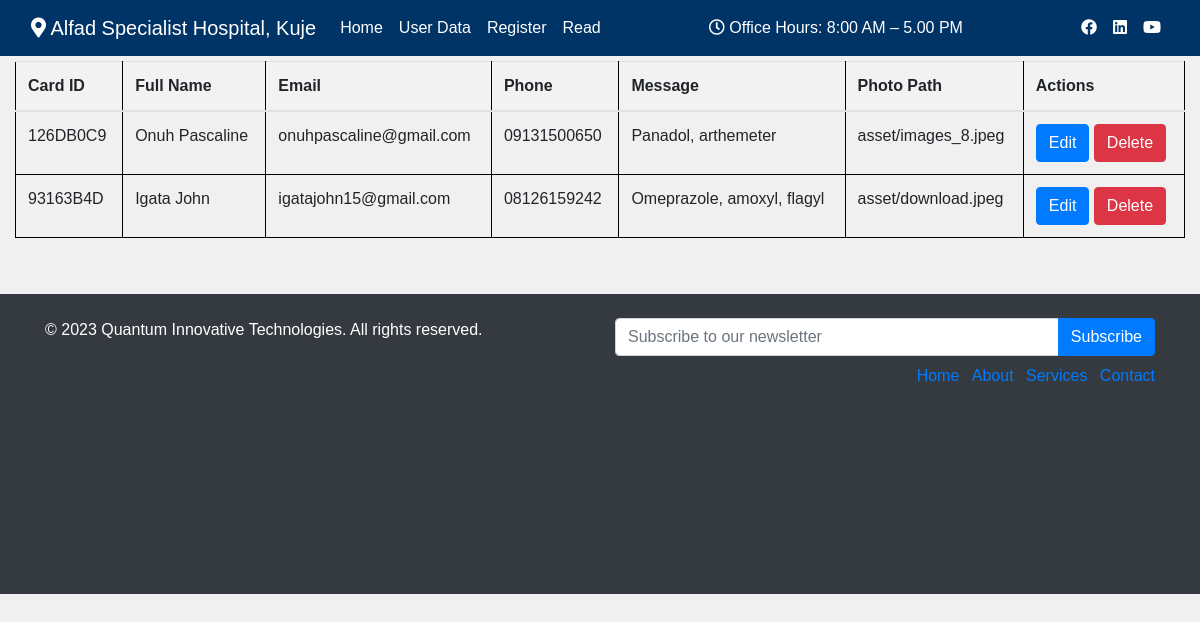
Page /data on the committed database.
### app.py (models this page shows, shortened)
class CardEntry(db.Model):
    id = db.Column(db.Integer, primary_key=True)
    card_id = db.Column(db.String(50), nullable=False)
    full_name = db.Column(db.String(100), nullable=False)
    email = db.Column(db.String(100), nullable=False)
    phone = db.Column(db.String(20), nullable=False)
    message = db.Column(db.Text, nullable=True)
    photo_path = db.Column(db.String(100), nullable=True)
    timestamp = db.Column(db.DateTime, default=datetime.utcnow, nullable=True)

### app.py (the view)
@app.route('/data')
def data():
    all_card_entries=CardEntry.query.order_by(desc(CardEntry.timestamp)).all()
    return render_template('data.html',card_entries=all_card_entries)

### templates/data.html (shortened to what this page needs)
{% extends 'base.html' %}
{% block content %}
<div class='container-fluid'>
    <div class="table-responsive">
        <table class="table">
            <thead>
                <tr>
                    <th>Card ID</th>
                    <th>Full Name</th>
                    <th>Email</th>
                    <th>Phone</th>
                    <th>Message</th>
                    <th>Photo Path</th>
                    <th>Actions</th>
                </tr>
            </thead>
            <tbody>
                {% for card_entry in card_entries %}
                <tr>
                    <td>{{ card_entry.card_id }}</td>
                    <td>{{ card_entry.full_name }}</td>
                    <td>{{ card_entry.email }}</td>
                    <td>{{ card_entry.phone }}</td>
                    <td>{{ card_entry.message }}</td>
                    <td>{{ card_entry.photo_path }}</td>
                    <td>
                        <a href="{{ url_for('edit', entry_id=card_entry.id) }}" class="btn btn-primary">Edit</a>
                        <button type="button" onclick="deleteEntry({{ card_entry.id }})" class="btn btn-danger">Delete</button>
                    </td>
                </tr>
                {% endfor %}
            </tbody>
        </table>
    </div>
</div>
{% endblock content %}

### templates/base.html (shortened to what this page needs)
<!DOCTYPE html>
<html>
<head>
  <link rel="stylesheet" href="https://stackpath.bootstrapcdn.com/bootstrap/4.3.1/css/bootstrap.min.css">
  <link rel="stylesheet" href="https://cdnjs.cloudflare.com/ajax/libs/font-awesome/5.15.3/css/all.min.css">
  <link rel="stylesheet" href="{{ url_for('static', filename='css/main.css') }}">
</head>
<body>
  <header>
    <nav class="navbar navbar-expand-lg navbar-dark navbar-custom one">
      <div class="container-fluid">
          <a class="navbar-brand" href="#">
              <i class="fas fa-map-marker-alt"></i> Alfad Specialist Hospital, Kuje
          </a>
          <div class="collapse navbar-collapse" id="navbarNav">
              <ul class="navbar-nav mr-auto">
                  <li class="nav-item">
                      <a class="nav-link" href="{{url_for('home')}}">Home</a>
                  </li>
                  <li class="nav-item">
                      <a class="nav-link" href="{{url_for('data')}}">User Data</a>
                  </li>
                  <li class="nav-item">
                      <a class="nav-link" href="{{url_for('register')}}">Register</a>
                  </li>
                  <li class="nav-item">
                      <a class="nav-link" href="{{url_for('read')}}">Read</a>
                  </li>
              </ul>
              <span class="navbar-text">
                  <i class="far fa-clock"></i> Office Hours: 8:00 AM – 5.00 PM
              </span>
              <div class="navbar-nav ml-auto">
                <div class="d-flex flex-row">
                    <a class="nav-link" href="#"><i class="fab fa-facebook"></i></a>
                    <a class="nav-link" href="#"><i class="fab fa-linkedin"></i></a>
                    <a class="nav-link" href="#"><i class="fab fa-youtube"></i></a>
                </div>
            </div>
          </div>
      </div>
  </nav>
</header>
{% block content %}
{% endblock content %}
<footer class="bg-dark text-white py-4 cont">
  <div class="container">
      <div class="row">
          <div class="col-lg-6">
              <p>&copy; 2023 Quantum Innovative Technologies. All rights reserved.</p>
          </div>
          <div class="col-lg-6">
              <form action="mailto:igatajohn15@gmail.com" method="POST" enctype="text/plain">
                  <div class="input-group">
                      <input type="email" class="form-control" name="email" placeholder="Subscribe to our newsletter">
                      <div class="input-group-append">
                          <button class="btn btn-primary" type="submit">Subscribe</button>
                      </div>
                  </div>
              </form>
              <ul class="list-inline text-lg-right mt-2">
                  <li class="list-inline-item"><a href="#">Home</a></li>
                  <li class="list-inline-item"><a href="#">About</a></li>
                  <li class="list-inline-item"><a href="#">Services</a></li>
                  <li class="list-inline-item"><a href="#">Contact</a></li>
              </ul>
          </div>
      </div>
  </div>
</footer>
</body>
</html>

### static/css/main.css (style rules this page uses)
html, body { max-width: 100%; overflow-x: hidden; margin: 0; padding: 0; flex-direction: column; font-family: Arial, sans-serif; background-color: #f0f0f0; }
.navbar-custom { background-color: #003366; }
.navbar-custom .navbar-nav .nav-link { color: #ffffff; }
.navbar-custom .navbar-text { color: #ffffff; margin-right: 10px; }
table { width: 100%; border-collapse: collapse; }
th, td { border: 1px solid black; padding: 8px; text-align: left; }
th { background-color: #f2f2f2; }
.cont { margin-top: 40px; height: 300px; }
.one { margin-bottom: 5px; height: 40%; }

### rows in the picture
CardEntry: card_id "126DB0C9", full_name "Onuh Pascaline", email "onuhpascaline@gmail.com", phone "09131500650", message "Panadol, arthemeter", photo_path "asset/images_8.jpeg"
CardEntry: card_id "93163B4D", full_name "Igata John", email "igatajohn15@gmail.com", phone "08126159242", message "Omeprazole, amoxyl, flagyl", photo_path "asset/download.jpeg"
